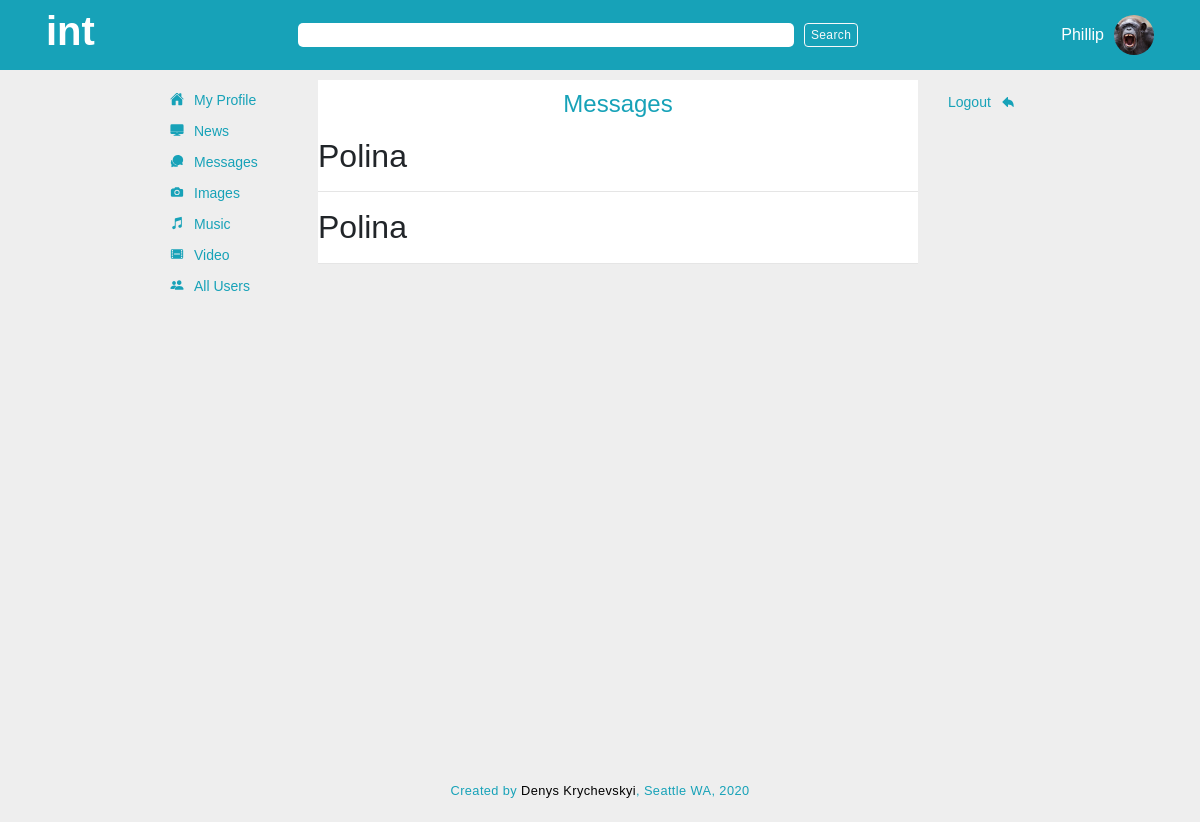
The app's page /messages (signed in), older data.
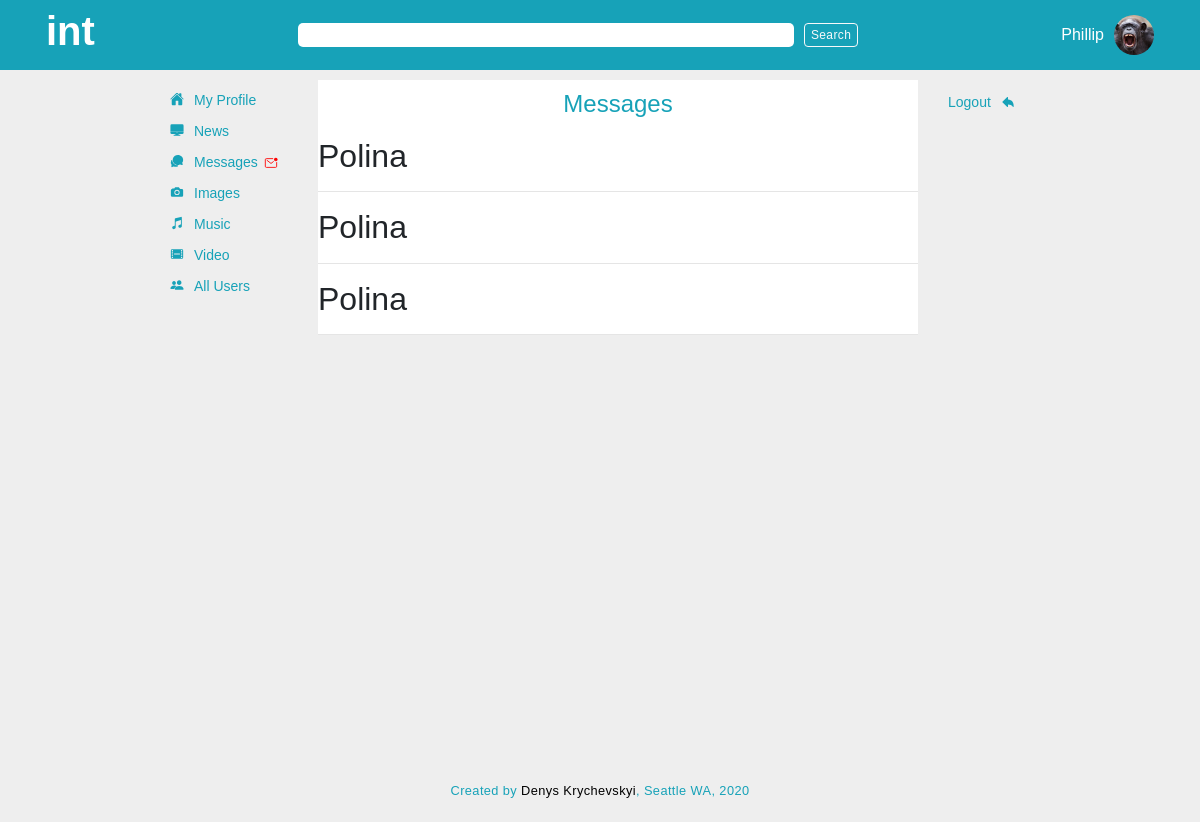
The same page, newer data.
### app_one/models.py (models this page shows, shortened)
class User(models.Model):
    first_name = models.CharField(max_length = 255)
    last_name = models.CharField(max_length = 255)
    nickname = 	models.CharField(max_length = 50, blank=True, null = True)
    initials = 	models.CharField(max_length = 10, blank=True, null = True)
    birth_date = models.DateTimeField()
    avatar = models.ImageField(upload_to='avatars', default=None, blank=True, null = True)	#upload to avatars is a directory inside media directory, it will go like media/avatars
    email = models.TextField()
    has_message = models.IntegerField(default=0)
    phone_num = models.IntegerField(blank=True, null = True)
    about = models.TextField(blank=True, null = True)
    password = models.TextField()
    location = models.CharField(max_length = 255, blank=True, null = True)
    created_at = models.DateTimeField(auto_now_add = True)
    updated_at = models.DateTimeField(auto_now = True)
    objects = UserManager()

class Conversation(models.Model):
    title = models.CharField(max_length=255, default="title")
    users = models.ManyToManyField(User, related_name = 'conversations')
    created_at = models.DateTimeField(auto_now_add = True)
    updated_at = models.DateTimeField(auto_now = True)

### app_one/views.py (the view)
# urls.py: path('messages', views.display_messages),
def display_messages(request):
    context = {
        'cur_user': User.objects.get(id = request.session['user_id'])
    }
    return render(request, 'display_conversations.html', context)

### app_one/templates/display_conversations.html (shortened to what this page needs)
{% load embed_video_tags %}
<!DOCTYPE html>
<html lang="en">
<head>
    {% include 'head.html' %}
</head>
<body>
    <div class="outer_container">
        {% include 'search.html' %}
        <div class="inner_container">
            <div class="inner">
                {% include 'navbar.html' %}
                <div class="message_container">
                    <div class="main_container">
                        <div class="page_title_container">
                            <h4>Messages</h4>
                        </div>
                        {% for conversation in cur_user.conversations.all %}
                            {% for friend in conversation.users.all %}
                                {% if friend.id != cur_user.id %}
                                    <h2>{{ friend.first_name }}</h2>
                                {% endif%}
                            {% endfor %}
                            <hr>
                        {% endfor %}
                    </div>
                </div>
                {% include 'sidebar.html' %}
            </div>
        </div>
    {% include 'footer.html' %}
    </div>
</body>
</html>

Row changes from the older to the newer data that the page shows:
changed User "Phillip": has_message 0 → 1 (drawn)
added Conversation: User (first_name "Polina")
